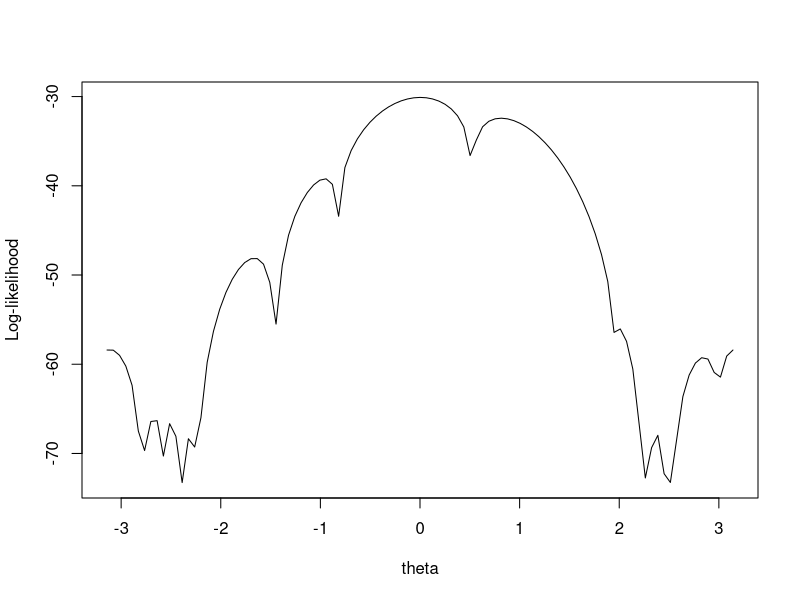
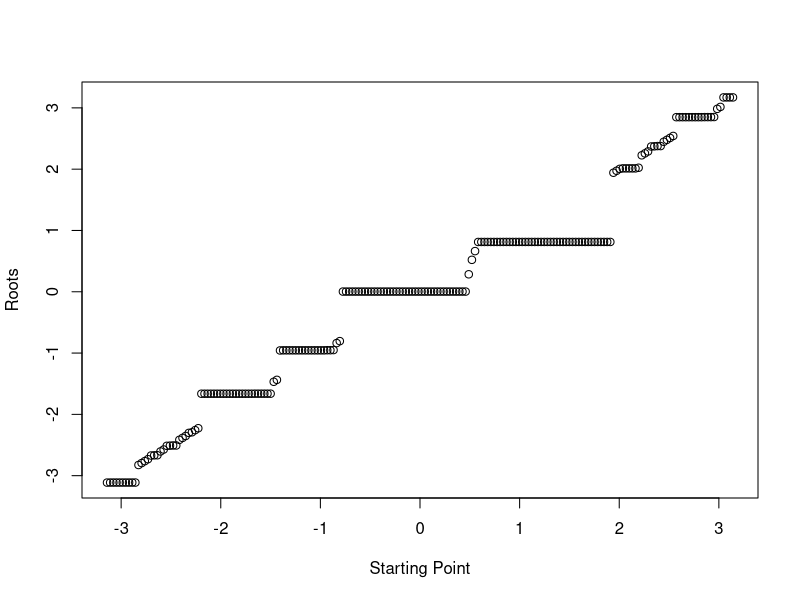
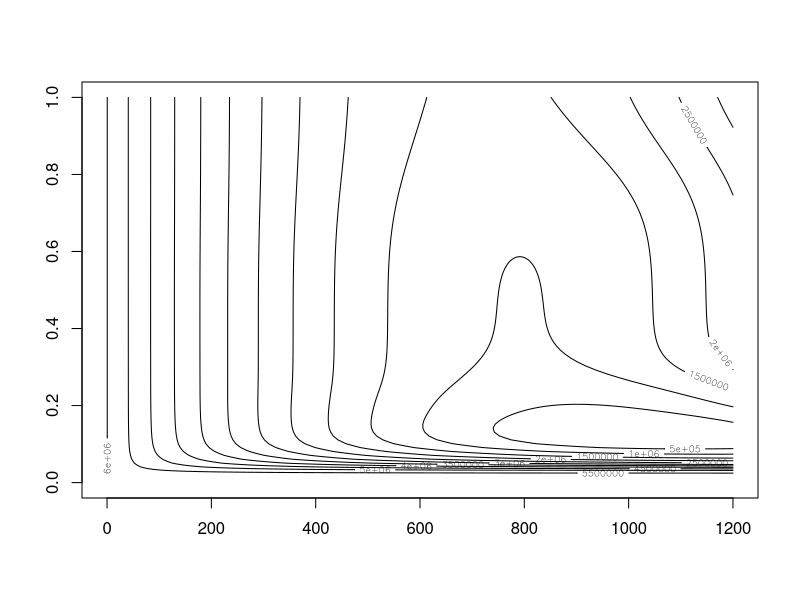

Write R code to recreate these figures, in order.
## ---- chunk 1
x <- c(3.91, 4.85, 2.28, 4.06, 3.70, 4.04, 5.46, 3.53, 2.28, 1.96,
       2.53, 3.88, 2.22, 3.47, 4.82, 2.46, 2.99, 2.54, 0.52)
lg <- function(theta){
  l1=-19*log(2*pi) + sum(log(1 - cos(x - theta)))
  l1
}
lf <- Vectorize(lg)
curve(lf, from = -pi, to = pi, xname = "theta", ylab = "Log-likelihood")
## ---- chunk 2
theta1=asin(3.236842-pi)
theta2=pi-theta1
theta1
theta2
## ---- chunk 3
x <- c(3.91, 4.85, 2.28, 4.06, 3.70, 4.04, 5.46, 3.53, 2.28, 1.96,
       2.53, 3.88, 2.22, 3.47, 4.82, 2.46, 2.99, 2.54, 0.52)
lg1 <- function(theta){
  sum( sin(x-theta)/(1-cos(x-theta)) )
}
lg2 <- function(theta){
  sum(1/(1-cos(x-theta))^2)
}

start <- c(theta1,theta2)
Newton <- function(start, max, tol = 1e-5){
  sp = start
   for(i in 1:max)
   {
      update = sp - lg1(sp)/lg2(sp)
      if(abs(update -sp) < tol) break
      sp = update
   }
  return( c(sp, i ) )
}
result = matrix(0, 2, 2)
for(i in 1:2)
{
   result[i,] = Newton(start[i], 100)
}
colnames(result) = c('Root', '# of iteration')
rownames(result) = c(theta1,theta2)

knitr::kable(result)

## ---- chunk 4
x <- c(3.91, 4.85, 2.28, 4.06, 3.70, 4.04, 5.46, 3.53, 2.28, 1.96,
       2.53, 3.88, 2.22, 3.47, 4.82, 2.46, 2.99, 2.54, 0.52)
lg1 <- function(theta){
  sum( sin(x-theta)/(1-cos(x-theta)) )
}
lg2 <- function(theta){
  sum(1/(1-cos(x-theta))^2)
}

start <- c(-2.7,2.7)
Newton <- function(start, max, tol = 1e-5){
  sp = start
   for(i in 1:max)
   {
      update = sp - lg1(sp)/lg2(sp)
      if(abs(update -sp) < tol) break
      sp = update
   }
  return( c(sp, i ) )
}
result = matrix(0, 2, 2)
for(i in 1:2)
{
   result[i,] = Newton(start[i], 100)
}
colnames(result) = c('Root', '# of iteration')
rownames(result) = c(-2.7,2.7)

knitr::kable(result)
## ---- chunk 5
x <- c(3.91, 4.85, 2.28, 4.06, 3.70, 4.04, 5.46, 3.53, 2.28, 1.96,
       2.53, 3.88, 2.22, 3.47, 4.82, 2.46, 2.99, 2.54, 0.52)
lg1 <- function(theta){
  sum( sin(x-theta)/(1-cos(x-theta)) )
}
lg2 <- function(theta){
  sum(1/(1-cos(x-theta))^2)
}

start <- c(seq(-pi,pi, length=200))
Newton <- function(start, max, tol = 1e-5){
  sp = start
   for(i in 1:max)
   {
      update = sp - lg1(sp)/lg2(sp)
      if(abs(update -sp) < tol) break
      sp = update
   }
  return( c(sp, i ) )
}
result = matrix(0, 200, 2)
for(i in 1:200)
{
   result[i,] = Newton(start[i], 1000)
}
colnames(result) = c('Root', '# of iteration')
rownames(result) = c(seq(-pi,pi, length=200))

knitr::kable(result)

plot(seq(-pi, pi, length = 200), result[,1], xlab = "Starting Point", ylab = "Roots")
## ---- chunk 6
beetles <- data.frame(
    days    = c(0,  8,  28,  41,  63,  69,   97, 117,  135,  154),
    beetles = c(2, 47, 192, 256, 768, 896, 1120, 896, 1184, 1024))
## ---- chunk 7
g <- function(k,r) {
  k*2/(2 + (k-2)*exp(-r*beetles$days))
}

ge <- function(k,r){
  sum( (beetles$beetles - g(k, r))^2 )
}
r <- seq(0,1,length.out = 100)
k <- seq(0,1200,length.out = 10000)
m <- outer(k, r, FUN = Vectorize(ge))
contour(k, r, m)
